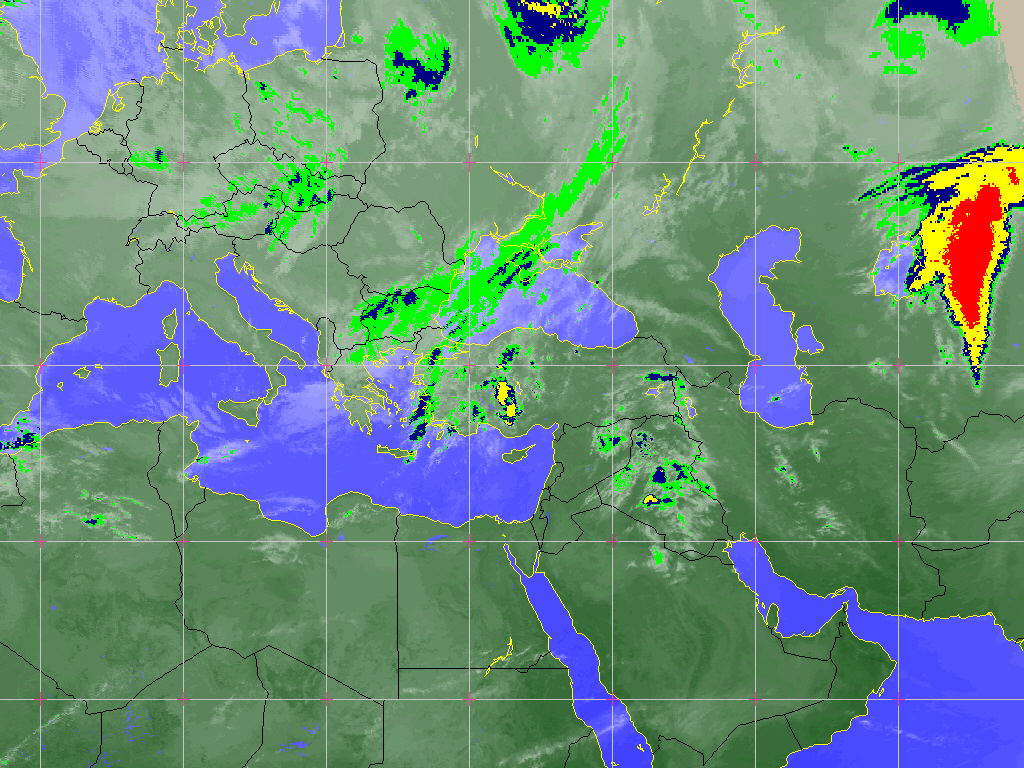
#> input picture satpic/test2.jpg, 1024 x 768 px, found by its file name
$ jupyter execute 'Sat Project.ipynb'
#> lines starting #> are read from the running program, lines starting #| are printed output that depends on the picture; after the words box and inside, x2 and y2 are one past the last pixel; in counts of white or black regions, pixels touching at a corner belong together
[cell 1]
import cv2
import matplotlib.pyplot as plt
import numpy  as np
import glob
import matplotlib.animation as animation

- Choosing the correct upper and lower HSV boundaries for color detection with`cv::inRange` (OpenCV)
- OpenCV uses H: 0-179, S: 0-255, V: 0-255
-

[cell 2]
images=[]
frames = []

#for img in glob.glob('satpic1/*.jpg'):
#path='satpic1/202107142115.jpg'
path='satpic1/test2.jpg'
img=cv2.imread(path,1)
#> img is the input picture: shape (768, 1024, 3); mean B, G, R 127.1, 141, 104.9
img=cv2.cvtColor(img,cv2.COLOR_BGR2RGB)
hsv_img=cv2.cvtColor(img,cv2.COLOR_RGB2HSV)
#> hsv_img: shape (768, 1024, 3); mean H, S, V 71.4, 103.4, 172.5
#Define threshold color range to filter
#mask = cv2.inRange(hsv_img, (10,0,0), (25, 255, 255))
mask1 = cv2.inRange(hsv_img, (25,150,0), (35, 255, 255))
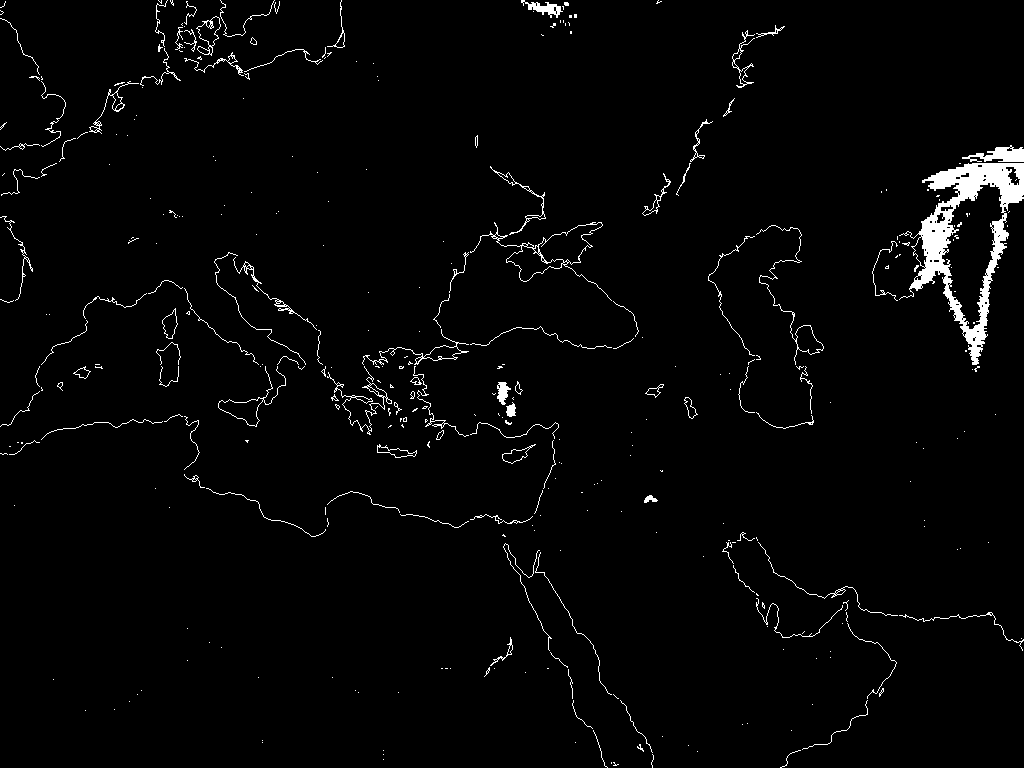
#> mask1: shape (768, 1024); 2.3% white; 355 white regions (254 under 20 px), largest, box (x1, y1, x2, y2) and area: (899, 163, 1024, 365) 6455, (962, 145, 1024, 162) 561, (470, 222, 612, 301) 557
mask2 = cv2.inRange(hsv_img, (110,120,0), (125, 200, 255))
#> mask2: shape (768, 1024); 15.5% white; 762 white regions (680 under 20 px), largest, box (x1, y1, x2, y2) and area: (184, 366, 326, 536) 16331, (327, 366, 469, 527) 12040, (899, 615, 1024, 699) 9544
## final mask and masked
mask = cv2.bitwise_or(mask1, mask2)
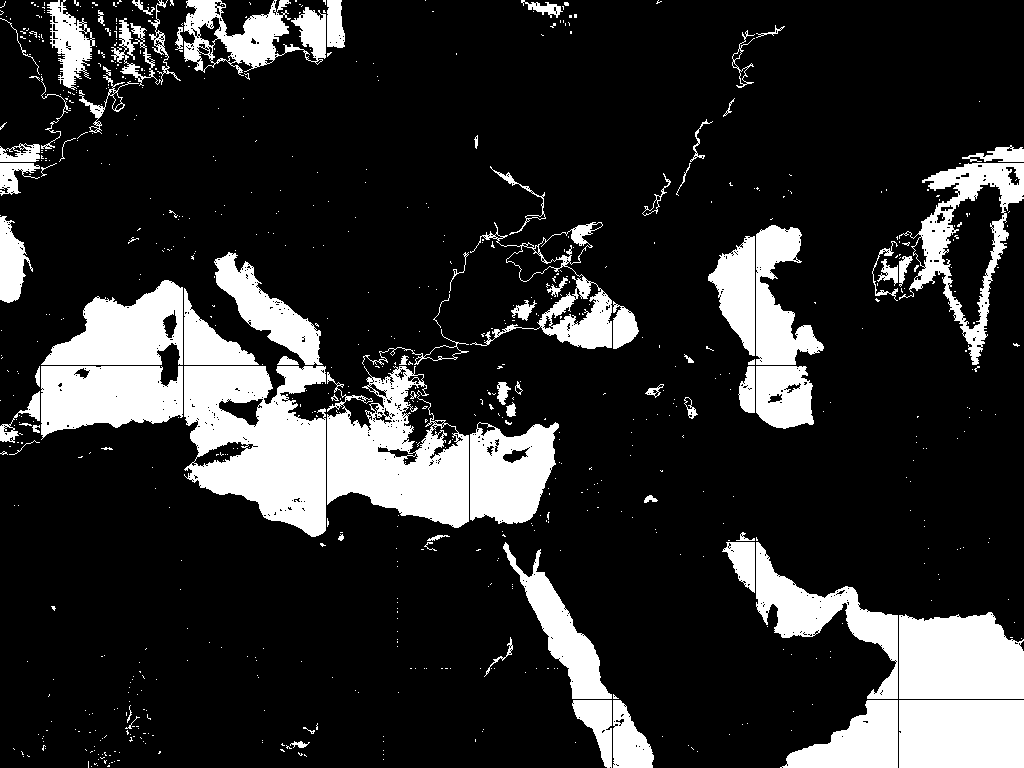
#> mask: shape (768, 1024); 17.8% white; 736 white regions (652 under 20 px), largest, box (x1, y1, x2, y2) and area: (184, 366, 326, 537) 16841, (327, 366, 469, 528) 13194, (899, 612, 1024, 699) 9719
# Bitwise-AND mask and original image
res = cv2.bitwise_and(hsv_img, hsv_img, mask=mask)
#> res: shape (768, 1024, 3); mean H, S, V 19.3, 30.5, 45.1
res1=cv2.cvtColor(res,cv2.COLOR_HSV2RGB)
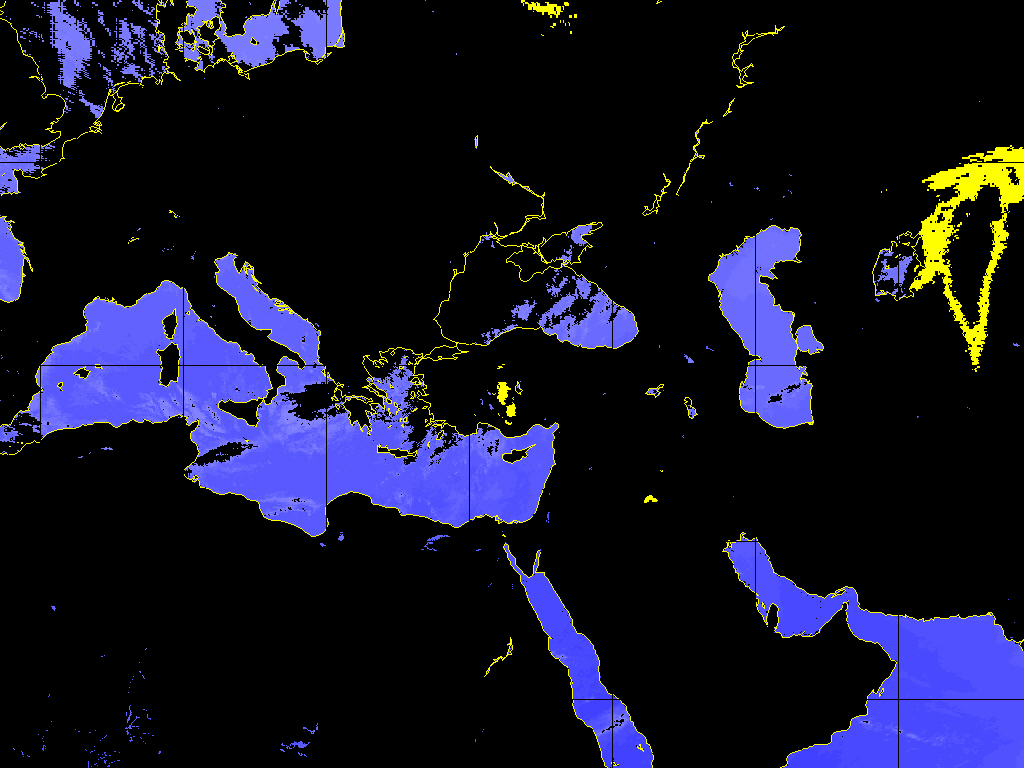
#> res1: shape (768, 1024, 3); mean R, G, B 20.4, 20.4, 39.3
ratio = cv2.countNonZero(mask)/(hsv_img.size/3)
#> ratio = 0.178

#print('pixel percentage:', np.round(ratio*100, 2))
plt.clf()
plt.close()
plt.figure(figsize=(40,40))
plt.subplot(1,2,1)
plt.imshow(img)
plt.subplot(1,2,2)
plt.imshow(res1)

[cell 3]
grayimage=cv2.cvtColor(img,cv2.COLOR_RGB2GRAY)
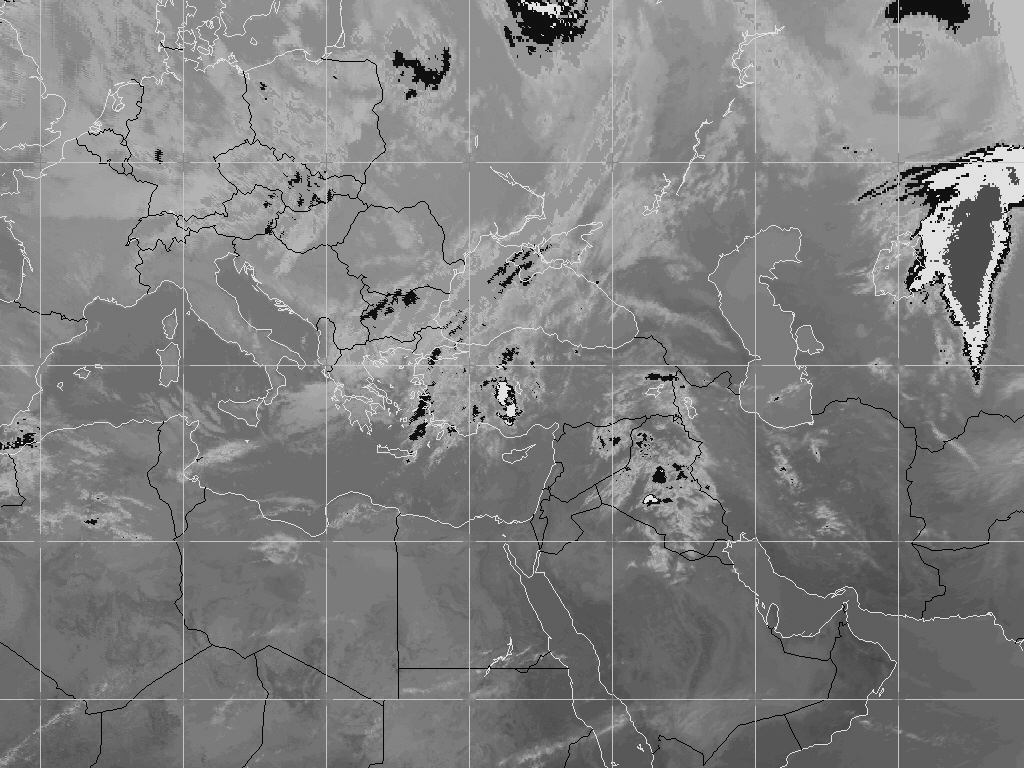
#> grayimage: shape (768, 1024); min 0, max 228, mean 128.6
edge=cv2.Canny(grayimage,240,250)
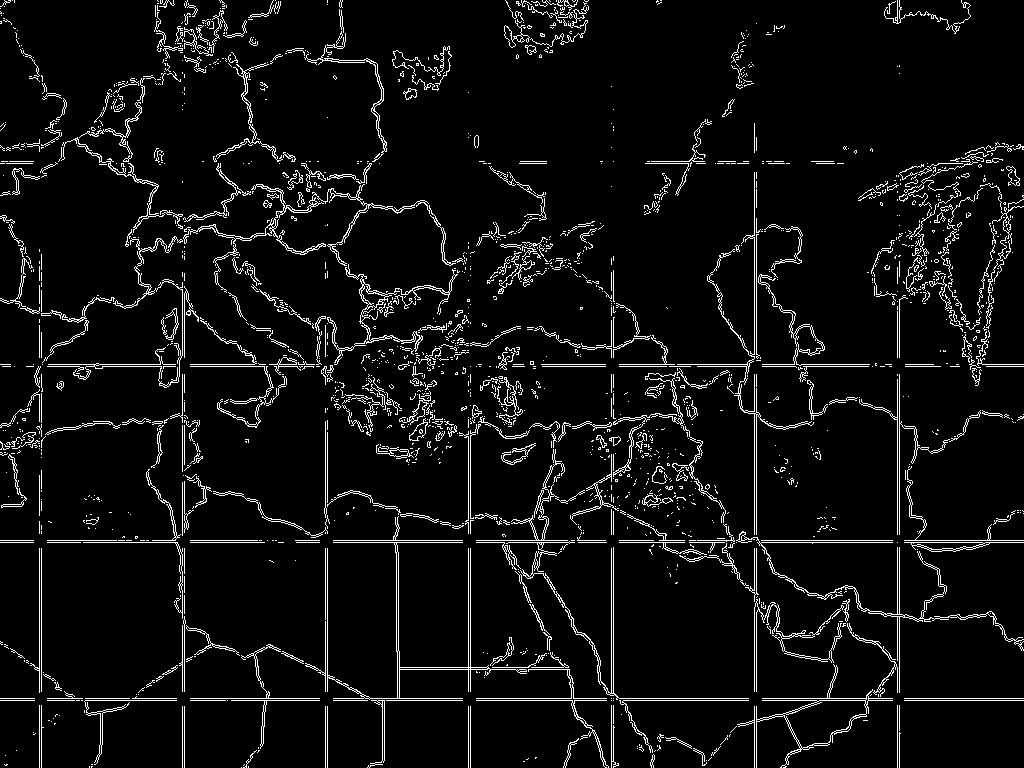
#> edge: shape (768, 1024); 5.8% white in thin lines or dots
contours, hierarchy=cv2.findContours(edge,cv2.RETR_EXTERNAL,cv2.CHAIN_APPROX_NONE)
#> contours = 1828 contours, 1683 with area under 20; largest, box (x1, y1, x2, y2) and area: (756, 664, 893, 768) 2774, (183, 184, 456, 293) 1120, (327, 264, 458, 365) 912, (758, 274, 870, 366) 747, (736, 531, 1024, 693) 682

plt.imshow(edge)

[cell 4]
color1 = np.uint8([[[10,0,0]]])
color1=cv2.cvtColor(color1,cv2.COLOR_HSV2RGB)
color2 = np.uint8([[[20, 255, 255]]])
color2=cv2.cvtColor(color2,cv2.COLOR_HSV2RGB)
plt.subplot(1,2,1)
plt.imshow(color1)
plt.subplot(1,2,2)
plt.imshow(color2)
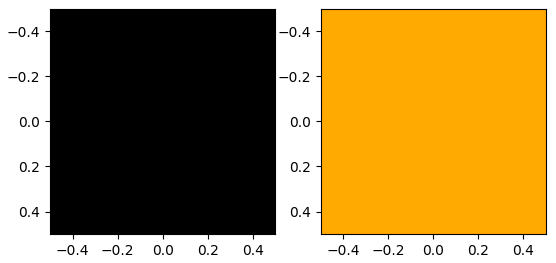
#> figure drawn by matplotlib, 2 panels
